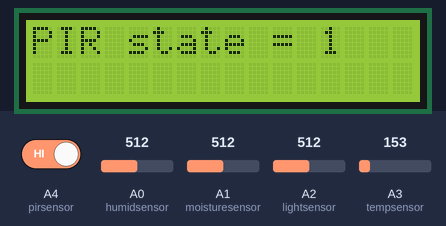
The sketch below on a simulated Arduino Uno, built with avr-gcc and run on an emulated ATmega328P. Parts: 16×2 character LCD. Inputs (shaded band) come from the test bench; at power-on: A2 (lightsensor) = 512, A3 (tempsensor) = 153, A1 (moisturesensor) = 512, A4 (pirsensor) HIGH, A0 (humidsensor) = 512. WiFi joins after 1.5 s; servers stay silent unless stated; no MQTT or app messages arrive unless stated; what the sketch prints to the serial monitor is not drawn.

Above: at 9.7 s.
9.8 s: A2 (lightsensor) set to 306
At 13.2 s:
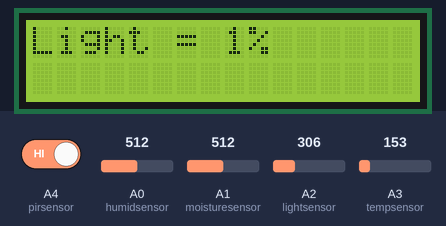
13.6 s: A3 (tempsensor) set to 165
At 15.6 s:
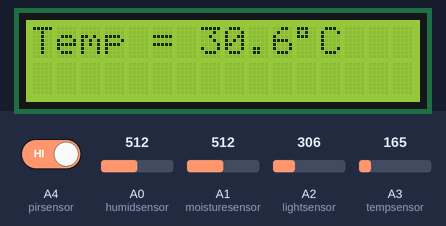
18.5 s: A1 (moisturesensor) set to 716
At 21.7 s:
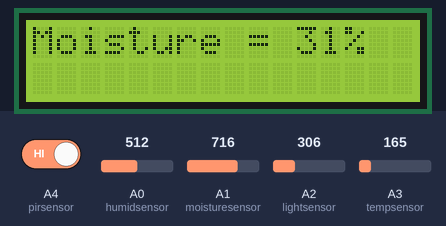
22.6 s: A4 (pirsensor) driven LOW
At 25.3 s:
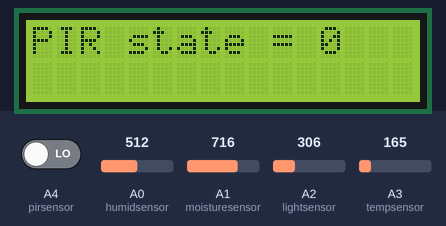
31.6 s: A0 (humidsensor) set to 716
At 33.7 s:
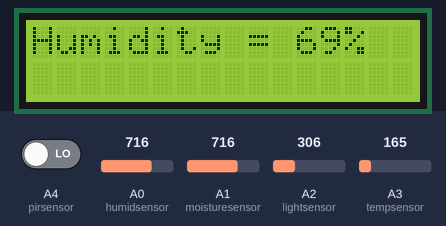
Timing chart, 0 to 35.2 s (numbered marks = the images above; inputs shaded):
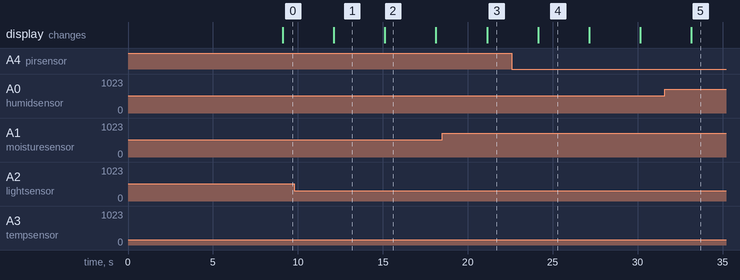

The sketch:

watson_node.ino
```cpp
#include <SoftwareSerial.h>
#include <LiquidCrystal.h>
#include <PubSubClient.h>
#include <SPI.h>
#include <Ethernet2.h>


// initialize the library by associating any needed LCD interface pin
// with the arduino pin number it is connected to.
const int rs = 7, en = 8 , d4 = 5, d5 = 4, d6 = 3, d7 = 6;
LiquidCrystal lcd(rs, en, d4, d5, d6, d7);

// Needs changing for any different boards code is uploaded to.
byte mac[] = {0x90, 0xA2, 0xDA, 0x11, 0x3B, 0xC6};

// Set fallback network config in case of no DHCP server
IPAddress ip(192, 168, 5, 11);
IPAddress gateway(192, 168, 5, 1);
IPAddress subnet(255, 255, 255, 0);

// Create class instances for MQTT
EthernetClient ethernetClient;
PubSubClient client(ethernetClient);

// Pin Constants defined here
const int pirsensor = A4;
const int lightsensor = A2;
const int tempsensor = A3;
const int moisturesensor = A1;
const int humidsensor = A0;

// Programme scope variables declared here
uint8_t pirState = 0;
unsigned int maxLevel = 0;
unsigned int minLevel = 1023;
int light;
int pirVal;
int humidity;
int moisture;
float tempVal;
unsigned long ts3  = millis();
uint8_t count3 = 1;


  void setup() {
  // set up the LCD's number of columns and rows:
  lcd.begin(16, 2);

  // Init Serial for debugging and general client side messages
  Serial.begin(9600);
  Serial.println(F("Starting MQTT client on arduino ..."));

  // Set MQTT server
  client.setServer("192.168.1.112", 1883);
  client.setCallback(call_Back);

  /*!SET PINS HERE!*/
  // Set input and outputs
  pinMode(pirsensor, INPUT);
  digitalWrite(pirsensor, LOW);
  pinMode(lightsensor, INPUT);
  pinMode(tempsensor, INPUT);
  pinMode(humidsensor, INPUT);
  pinMode(moisturesensor, INPUT);


  // Connect to network
  if (Ethernet.begin(mac) == 0){
  // Fallback if no DHCP
  Serial.println(F("Failed to configure ethernet using DHCP"));
  Ethernet.begin(mac, ip);
  }

  // Delay to ensure everything set
  delay(1500);

  Serial.print(F("MQTT client is at: "));
  Serial.println(Ethernet.localIP());


}

void loop() {
  // Connect on first instance and then reconnect if any DC occurs
  if (!client.connected()){
    reconnect();
  }

  unsigned long ts2 = millis();
  uint8_t count2 = 1;
  // Every 0.2 seconds, read different sensor values to stagger publishing
  while (millis() < (ts2 + 1000)){
  if ((count2 == 1) && (millis() < ts2 + 200)){
    count2++;
    read_PIR(&pirState);
  }
  else if ((count2 == 2) && (millis() > ts2 + 200) && (millis() < ts2 + 400)){
    count2++;
    send_Light(&maxLevel, &minLevel);
  }
  else if ((count2 == 3) && (millis() > ts2 + 400) && (millis() < ts2 + 600)){
    count2++;
    send_Temp();
  }
  else if ((count2 == 4) && (millis() > ts2 + 600) && (millis() < ts2 + 800)){
    count2++;
    send_Humidity();
  }
  else if ((count2 == 5) && (millis() > ts2 + 800) && (millis() < ts2 + 1000)){
    send_Moisture();
    count2 = 1;
  }
 }


// Every 2 seconds, print new sensor value to LCD
if (millis() > (ts3 + 2000)){

  switch(count3){

  case 1:
    lcd.clear();
    lcd.print("PIR state = ");
    lcd.print(pirVal, 1);
    count3++;
    ts3 = millis();
    break;

  case 2:
    lcd.clear();
    lcd.print("Light = ");
    lcd.print(light, 1);
    lcd.print("%");
    count3++;
    ts3 = millis();
    break;

  case 3:
    lcd.clear();
    lcd.print("Temp = ");
    lcd.print(tempVal, 1);
    lcd.print((char)223);
    lcd.print("C");
    count3++;
    ts3 = millis();
    break;

  case 4:
    lcd.clear();
    lcd.print("Humidity = ");
    lcd.print(humidity, 1);
    lcd.print("%");
    count3++;
    ts3 = millis();
    break;

  case 5:

    lcd.clear();
    lcd.print("Moisture = ");
    lcd.print(moisture, 1);
    lcd.print("%");
    count3 = 1;
    ts3 = millis();
    break;
  }
}

  client.loop();
}
/*!SUBSCRIBE TO OVERRIDE FEEDS TO PREVENT DATA SENDING?!*/
// Function to handle recieving messages from broker
void call_Back(char* topic, byte* payload, unsigned int messLength){

  // Format received data and topic and print to serial
  String t = String(topic);
  char data[messLength+1];
  for (int i = 0; i < messLength; i++){
    data[i] = payload[i];
  }
  data[messLength] = '\0';
  Serial.print(F("message arrived ["));
  Serial.print(topic);
  Serial.print(F("] "));
  Serial.println(data);

  // Check calibration has been pressed
  if (t.indexOf("recalibrate-ldr") > 0){
    if (strcmp(data, "1") == 0){
      calibrate_Ldr(&maxLevel, &minLevel);
    }
  }

}

void reconnect() {
  while (!client.connected()) {
    Serial.println("Attempting MQTT Connection...");

    // Connect Publisher to broker
    /*!CHANGE BROKER AND FEEDS TO brain.engineering and /datafeed/... !*/
    //user: admin pass:password123
    if (client.connect("WatsonNode", "admin", "password123")) {
      Serial.println(F("... connected"));

      client.publish("/datafeed/message-log", "Publisher begun");

      /*!ADD FEEDS!*/
      /*!NEED TO KNOW STATES OF ANY CALIBRATION FEEDS!*/
      // Subscribe to relevant feeds
     client.subscribe("/datafeed/recalibrate-ldr");

      // Perform setup tasks
      calibrate_Ldr(&maxLevel, &minLevel);

      /*!PRE PUBLISH ANYTHING NEEDED HERE!*/
      // Publish any startup values
    }
    // Attempt Reconnect
    else {
      Serial.print(F("Failed, RC = "));
      Serial.print(client.state());
      Serial.println(F(" trying again in ~5 seconds"));

      /*!HARD DELAY USED HERE AS NO NEED PUB OCCURS ON THIS BOARD!*/
      delay(5000);
    }
  }
}

// Re-calibration function
void calibrate_Ldr(uint16_t *maxL, uint16_t *minL){

  unsigned long ts = millis();
  uint8_t count = 1;
  *maxL = 0;
  *minL = 1023;
  Serial.println(F("Begin calibration now:"));
  while (millis() < (ts + 5000)){
    if ((count == 1) && (millis() < ts + 1000)){
      count++;
      Serial.println(F("5"));
    }
    else if ((count == 2) && (millis() > ts + 1000) && (millis() < ts + 2000)){
      count++;
      Serial.println(F("4"));
    }
    else if ((count == 3) && (millis() > ts + 2000) && (millis() < ts + 3000)){
      count++;
      Serial.println(F("3"));
    }
    else if ((count == 4) && (millis() > ts + 3000) && (millis() < ts + 4000)){
      count++;
      Serial.println(F("2"));
    }
    else if ((count == 5) && (millis() > ts + 4000) && (millis() < ts + 5000)){
      count++;
      Serial.println(F("1"));
    }
    int light = analogRead(lightsensor);
    if (light > *maxL){
      *maxL= light;
    }
    if (light < *minL){
      *minL = light;
    }
  }
  client.publish("/datafeed/message-log","LDR recalibrated");

}


// Function to read light and send via sendFeed function
void send_Light(uint16_t *maxL, uint16_t *minL){
  if (client.connected()){
    light = analogRead(lightsensor);
    // Remap light value
    light = map(light, *minL, *maxL, 0, 100);
    // Stop value from exceeding upper and lower bounds
    light = constrain(light, 0, 100);

    char feed[] = "/datafeed/light-level";
    send_Data(feed, light);
  }
}

// Function for PIR that Transmits PIR state on toggle of state
void read_PIR(uint8_t *state){
  /* PIR holds input of 1 internally for ~8s whenever detecting so no interrupt needed */
  pirVal = digitalRead(pirsensor);

  // tx broker if latch has occured
  if (pirVal != *state){
      char feed[] = "/datafeed/pir-level";
      send_Data(feed, pirVal);
      *state = pirVal;
  }
}

// Function to read temp and send via sendFeed function
void send_Temp(){
  if (client.connected()){

    int temperature = analogRead(tempsensor);

    float voltage = ((temperature * 5.0) / 1023.0);
    tempVal = ((voltage - 0.5) * 100.0);

    char feed[] = "/datafeed/temp-level";
    send_Data(feed, tempVal);
  }
}

// Function to read humidity and send via sendFeed function
void send_Humidity(){
  if (client.connected()){
    humidity = analogRead(humidsensor);

    humidity = map(humidity, 0, 1023, 0, 100);
    char feed[] = "/datafeed/humidity-level";
    send_Data(feed, humidity);
  }
}

// Function to read moisture and send via sendFeed function
void send_Moisture(){
  if (client.connected()){
    moisture = analogRead(moisturesensor);

    moisture = map(moisture, 0, 1023, 0, 100);
    moisture = 100 - moisture;
    char feed[] = "/datafeed/moisture-level";
    send_Data(feed, moisture);
  }
}

// Function to handle all data sending
void send_Data(char *feed, int payload){

  // Convert payload to character array
  String payloadStr = String(payload, DEC);
  char payloadBuffer[8];
  payloadStr.toCharArray(payloadBuffer, 9);

  // Publish value
  client.publish(feed, payloadBuffer);

}
```

Measured:
- after the input at 9.8 s, the display: changes after 2.3 s (image 1)
- after the input at 18.5 s, the display: changes after 2.6 s (image 3)
- what the display in image 2 shows lasts 3.0 s, from 15.1 s to 18.1 s
